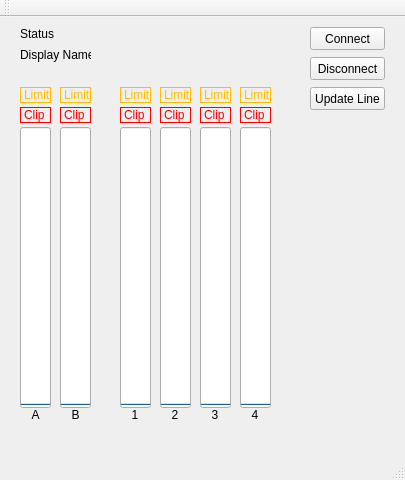
<?xml version="1.0" encoding="UTF-8"?>
<ui version="4.0">
 <class>MainWindow</class>
 <widget class="QMainWindow" name="MainWindow">
  <property name="geometry">
   <rect>
    <x>0</x>
    <y>0</y>
    <width>405</width>
    <height>480</height>
   </rect>
  </property>
  <property name="windowTitle">
   <string>MainWindow</string>
  </property>
  <widget class="QWidget" name="centralWidget">
   <widget class="QLabel" name="label">
    <property name="geometry">
     <rect>
      <x>20</x>
      <y>10</y>
      <width>47</width>
      <height>13</height>
     </rect>
    </property>
    <property name="text">
     <string>Status</string>
    </property>
   </widget>
   <widget class="QLabel" name="deviceStatus">
    <property name="geometry">
     <rect>
      <x>60</x>
      <y>10</y>
      <width>201</width>
      <height>16</height>
     </rect>
    </property>
    <property name="text">
     <string/>
    </property>
   </widget>
   <widget class="QLabel" name="label_2">
    <property name="geometry">
     <rect>
      <x>20</x>
      <y>30</y>
      <width>71</width>
      <height>16</height>
     </rect>
    </property>
    <property name="text">
     <string>Display Name</string>
    </property>
   </widget>
   <widget class="QLabel" name="deviceDisplayName">
    <property name="geometry">
     <rect>
      <x>100</x>
      <y>30</y>
      <width>191</width>
      <height>16</height>
     </rect>
    </property>
    <property name="text">
     <string/>
    </property>
   </widget>
   <widget class="QProgressBar" name="inA">
    <property name="geometry">
     <rect>
      <x>20</x>
      <y>110</y>
      <width>31</width>
      <height>281</height>
     </rect>
    </property>
    <property name="maximum">
     <number>6</number>
    </property>
    <property name="value">
     <number>0</number>
    </property>
    <property name="textVisible">
     <bool>false</bool>
    </property>
    <property name="orientation">
     <enum>Qt::Vertical</enum>
    </property>
    <property name="invertedAppearance">
     <bool>false</bool>
    </property>
    <property name="textDirection">
     <enum>QProgressBar::TopToBottom</enum>
    </property>
   </widget>
   <widget class="QProgressBar" name="inB">
    <property name="geometry">
     <rect>
      <x>60</x>
      <y>110</y>
      <width>31</width>
      <height>281</height>
     </rect>
    </property>
    <property name="maximum">
     <number>6</number>
    </property>
    <property name="value">
     <number>0</number>
    </property>
    <property name="textVisible">
     <bool>false</bool>
    </property>
    <property name="orientation">
     <enum>Qt::Vertical</enum>
    </property>
    <property name="invertedAppearance">
     <bool>false</bool>
    </property>
    <property name="textDirection">
     <enum>QProgressBar::TopToBottom</enum>
    </property>
   </widget>
   <widget class="QProgressBar" name="out1">
    <property name="geometry">
     <rect>
      <x>120</x>
      <y>110</y>
      <width>31</width>
      <height>281</height>
     </rect>
    </property>
    <property name="maximum">
     <number>5</number>
    </property>
    <property name="value">
     <number>0</number>
    </property>
    <property name="textVisible">
     <bool>false</bool>
    </property>
    <property name="orientation">
     <enum>Qt::Vertical</enum>
    </property>
    <property name="invertedAppearance">
     <bool>false</bool>
    </property>
    <property name="textDirection">
     <enum>QProgressBar::TopToBottom</enum>
    </property>
   </widget>
   <widget class="QProgressBar" name="out2">
    <property name="geometry">
     <rect>
      <x>160</x>
      <y>110</y>
      <width>31</width>
      <height>281</height>
     </rect>
    </property>
    <property name="maximum">
     <number>5</number>
    </property>
    <property name="value">
     <number>0</number>
    </property>
    <property name="textVisible">
     <bool>false</bool>
    </property>
    <property name="orientation">
     <enum>Qt::Vertical</enum>
    </property>
    <property name="invertedAppearance">
     <bool>false</bool>
    </property>
    <property name="textDirection">
     <enum>QProgressBar::TopToBottom</enum>
    </property>
   </widget>
   <widget class="QProgressBar" name="out3">
    <property name="geometry">
     <rect>
      <x>200</x>
      <y>110</y>
      <width>31</width>
      <height>281</height>
     </rect>
    </property>
    <property name="maximum">
     <number>5</number>
    </property>
    <property name="value">
     <number>0</number>
    </property>
    <property name="textVisible">
     <bool>false</bool>
    </property>
    <property name="orientation">
     <enum>Qt::Vertical</enum>
    </property>
    <property name="invertedAppearance">
     <bool>false</bool>
    </property>
    <property name="textDirection">
     <enum>QProgressBar::TopToBottom</enum>
    </property>
   </widget>
   <widget class="QProgressBar" name="out4">
    <property name="geometry">
     <rect>
      <x>240</x>
      <y>110</y>
      <width>31</width>
      <height>281</height>
     </rect>
    </property>
    <property name="maximum">
     <number>5</number>
    </property>
    <property name="value">
     <number>0</number>
    </property>
    <property name="textVisible">
     <bool>false</bool>
    </property>
    <property name="orientation">
     <enum>Qt::Vertical</enum>
    </property>
    <property name="invertedAppearance">
     <bool>false</bool>
    </property>
    <property name="textDirection">
     <enum>QProgressBar::TopToBottom</enum>
    </property>
   </widget>
   <widget class="QLabel" name="lblA">
    <property name="geometry">
     <rect>
      <x>20</x>
      <y>390</y>
      <width>31</width>
      <height>16</height>
     </rect>
    </property>
    <property name="text">
     <string>A</string>
    </property>
    <property name="alignment">
     <set>Qt::AlignCenter</set>
    </property>
    <property name="textInteractionFlags">
     <set>Qt::NoTextInteraction</set>
    </property>
   </widget>
   <widget class="QLabel" name="lblB">
    <property name="geometry">
     <rect>
      <x>60</x>
      <y>390</y>
      <width>31</width>
      <height>16</height>
     </rect>
    </property>
    <property name="text">
     <string>B</string>
    </property>
    <property name="alignment">
     <set>Qt::AlignCenter</set>
    </property>
    <property name="textInteractionFlags">
     <set>Qt::NoTextInteraction</set>
    </property>
   </widget>
   <widget class="QLabel" name="lbl1">
    <property name="geometry">
     <rect>
      <x>120</x>
      <y>390</y>
      <width>30</width>
      <height>16</height>
     </rect>
    </property>
    <property name="text">
     <string>1</string>
    </property>
    <property name="alignment">
     <set>Qt::AlignCenter</set>
    </property>
    <property name="textInteractionFlags">
     <set>Qt::NoTextInteraction</set>
    </property>
   </widget>
   <widget class="QLabel" name="lbl2">
    <property name="geometry">
     <rect>
      <x>160</x>
      <y>390</y>
      <width>30</width>
      <height>16</height>
     </rect>
    </property>
    <property name="text">
     <string>2</string>
    </property>
    <property name="alignment">
     <set>Qt::AlignCenter</set>
    </property>
    <property name="textInteractionFlags">
     <set>Qt::NoTextInteraction</set>
    </property>
   </widget>
   <widget class="QLabel" name="lbl3">
    <property name="geometry">
     <rect>
      <x>200</x>
      <y>390</y>
      <width>30</width>
      <height>16</height>
     </rect>
    </property>
    <property name="text">
     <string>3</string>
    </property>
    <property name="alignment">
     <set>Qt::AlignCenter</set>
    </property>
    <property name="textInteractionFlags">
     <set>Qt::NoTextInteraction</set>
    </property>
   </widget>
   <widget class="QLabel" name="lbl4">
    <property name="geometry">
     <rect>
      <x>240</x>
      <y>390</y>
      <width>30</width>
      <height>16</height>
     </rect>
    </property>
    <property name="text">
     <string>4</string>
    </property>
    <property name="alignment">
     <set>Qt::AlignCenter</set>
    </property>
    <property name="textInteractionFlags">
     <set>Qt::NoTextInteraction</set>
    </property>
   </widget>
   <widget class="QPushButton" name="btnConnect">
    <property name="geometry">
     <rect>
      <x>310</x>
      <y>10</y>
      <width>75</width>
      <height>23</height>
     </rect>
    </property>
    <property name="text">
     <string>Connect</string>
    </property>
   </widget>
   <widget class="QPushButton" name="btnDisconnect">
    <property name="geometry">
     <rect>
      <x>310</x>
      <y>40</y>
      <width>75</width>
      <height>23</height>
     </rect>
    </property>
    <property name="text">
     <string>Disconnect</string>
    </property>
   </widget>
   <widget class="QPushButton" name="btnLineUpdate">
    <property name="geometry">
     <rect>
      <x>310</x>
      <y>70</y>
      <width>75</width>
      <height>23</height>
     </rect>
    </property>
    <property name="text">
     <string>Update Line</string>
    </property>
   </widget>
   <widget class="QLabel" name="limitA">
    <property name="enabled">
     <bool>true</bool>
    </property>
    <property name="geometry">
     <rect>
      <x>20</x>
      <y>70</y>
      <width>31</width>
      <height>16</height>
     </rect>
    </property>
    <property name="autoFillBackground">
     <bool>false</bool>
    </property>
    <property name="styleSheet">
     <string notr="true">color: rgb(255, 191, 0);</string>
    </property>
    <property name="frameShape">
     <enum>QFrame::Box</enum>
    </property>
    <property name="text">
     <string>Limit</string>
    </property>
    <property name="textInteractionFlags">
     <set>Qt::NoTextInteraction</set>
    </property>
   </widget>
   <widget class="QLabel" name="clipA">
    <property name="enabled">
     <bool>true</bool>
    </property>
    <property name="geometry">
     <rect>
      <x>20</x>
      <y>90</y>
      <width>31</width>
      <height>16</height>
     </rect>
    </property>
    <property name="autoFillBackground">
     <bool>false</bool>
    </property>
    <property name="styleSheet">
     <string notr="true">color: #ff0000;</string>
    </property>
    <property name="frameShape">
     <enum>QFrame::Box</enum>
    </property>
    <property name="text">
     <string>Clip</string>
    </property>
    <property name="textInteractionFlags">
     <set>Qt::NoTextInteraction</set>
    </property>
   </widget>
   <widget class="QLabel" name="limitB">
    <property name="enabled">
     <bool>true</bool>
    </property>
    <property name="geometry">
     <rect>
      <x>60</x>
      <y>70</y>
      <width>31</width>
      <height>16</height>
     </rect>
    </property>
    <property name="autoFillBackground">
     <bool>false</bool>
    </property>
    <property name="styleSheet">
     <string notr="true">color: rgb(255, 191, 0);</string>
    </property>
    <property name="frameShape">
     <enum>QFrame::Box</enum>
    </property>
    <property name="text">
     <string>Limit</string>
    </property>
    <property name="textInteractionFlags">
     <set>Qt::NoTextInteraction</set>
    </property>
   </widget>
   <widget class="QLabel" name="clipB">
    <property name="enabled">
     <bool>true</bool>
    </property>
    <property name="geometry">
     <rect>
      <x>60</x>
      <y>90</y>
      <width>31</width>
      <height>16</height>
     </rect>
    </property>
    <property name="autoFillBackground">
     <bool>false</bool>
    </property>
    <property name="styleSheet">
     <string notr="true">color: #ff0000;</string>
    </property>
    <property name="frameShape">
     <enum>QFrame::Box</enum>
    </property>
    <property name="text">
     <string>Clip</string>
    </property>
    <property name="textInteractionFlags">
     <set>Qt::NoTextInteraction</set>
    </property>
   </widget>
   <widget class="QLabel" name="clip2">
    <property name="enabled">
     <bool>true</bool>
    </property>
    <property name="geometry">
     <rect>
      <x>160</x>
      <y>90</y>
      <width>31</width>
      <height>16</height>
     </rect>
    </property>
    <property name="autoFillBackground">
     <bool>false</bool>
    </property>
    <property name="styleSheet">
     <string notr="true">color: #ff0000;</string>
    </property>
    <property name="frameShape">
     <enum>QFrame::Box</enum>
    </property>
    <property name="text">
     <string>Clip</string>
    </property>
    <property name="textInteractionFlags">
     <set>Qt::NoTextInteraction</set>
    </property>
   </widget>
   <widget class="QLabel" name="limit1">
    <property name="enabled">
     <bool>true</bool>
    </property>
    <property name="geometry">
     <rect>
      <x>120</x>
      <y>70</y>
      <width>31</width>
      <height>16</height>
     </rect>
    </property>
    <property name="autoFillBackground">
     <bool>false</bool>
    </property>
    <property name="styleSheet">
     <string notr="true">color: rgb(255, 191, 0);</string>
    </property>
    <property name="frameShape">
     <enum>QFrame::Box</enum>
    </property>
    <property name="text">
     <string>Limit</string>
    </property>
    <property name="textInteractionFlags">
     <set>Qt::NoTextInteraction</set>
    </property>
   </widget>
   <widget class="QLabel" name="limit2">
    <property name="enabled">
     <bool>true</bool>
    </property>
    <property name="geometry">
     <rect>
      <x>160</x>
      <y>70</y>
      <width>31</width>
      <height>16</height>
     </rect>
    </property>
    <property name="autoFillBackground">
     <bool>false</bool>
    </property>
    <property name="styleSheet">
     <string notr="true">color: rgb(255, 191, 0);</string>
    </property>
    <property name="frameShape">
     <enum>QFrame::Box</enum>
    </property>
    <property name="text">
     <string>Limit</string>
    </property>
    <property name="textInteractionFlags">
     <set>Qt::NoTextInteraction</set>
    </property>
   </widget>
   <widget class="QLabel" name="clip1">
    <property name="enabled">
     <bool>true</bool>
    </property>
    <property name="geometry">
     <rect>
      <x>120</x>
      <y>90</y>
      <width>31</width>
      <height>16</height>
     </rect>
    </property>
    <property name="autoFillBackground">
     <bool>false</bool>
    </property>
    <property name="styleSheet">
     <string notr="true">color: #ff0000;</string>
    </property>
    <property name="frameShape">
     <enum>QFrame::Box</enum>
    </property>
    <property name="text">
     <string>Clip</string>
    </property>
    <property name="textInteractionFlags">
     <set>Qt::NoTextInteraction</set>
    </property>
   </widget>
   <widget class="QLabel" name="clip3">
    <property name="enabled">
     <bool>true</bool>
    </property>
    <property name="geometry">
     <rect>
      <x>200</x>
      <y>90</y>
      <width>31</width>
      <height>16</height>
     </rect>
    </property>
    <property name="autoFillBackground">
     <bool>false</bool>
    </property>
    <property name="styleSheet">
     <string notr="true">color: #ff0000;</string>
    </property>
    <property name="frameShape">
     <enum>QFrame::Box</enum>
    </property>
    <property name="text">
     <string>Clip</string>
    </property>
    <property name="textInteractionFlags">
     <set>Qt::NoTextInteraction</set>
    </property>
   </widget>
   <widget class="QLabel" name="clip4">
    <property name="enabled">
     <bool>true</bool>
    </property>
    <property name="geometry">
     <rect>
      <x>240</x>
      <y>90</y>
      <width>31</width>
      <height>16</height>
     </rect>
    </property>
    <property name="autoFillBackground">
     <bool>false</bool>
    </property>
    <property name="styleSheet">
     <string notr="true">color: #ff0000;</string>
    </property>
    <property name="frameShape">
     <enum>QFrame::Box</enum>
    </property>
    <property name="text">
     <string>Clip</string>
    </property>
    <property name="textInteractionFlags">
     <set>Qt::NoTextInteraction</set>
    </property>
   </widget>
   <widget class="QLabel" name="limit4">
    <property name="enabled">
     <bool>true</bool>
    </property>
    <property name="geometry">
     <rect>
      <x>240</x>
      <y>70</y>
      <width>31</width>
      <height>16</height>
     </rect>
    </property>
    <property name="autoFillBackground">
     <bool>false</bool>
    </property>
    <property name="styleSheet">
     <string notr="true">color: rgb(255, 191, 0);</string>
    </property>
    <property name="frameShape">
     <enum>QFrame::Box</enum>
    </property>
    <property name="text">
     <string>Limit</string>
    </property>
    <property name="textInteractionFlags">
     <set>Qt::NoTextInteraction</set>
    </property>
   </widget>
   <widget class="QLabel" name="limit3">
    <property name="enabled">
     <bool>true</bool>
    </property>
    <property name="geometry">
     <rect>
      <x>200</x>
      <y>70</y>
      <width>31</width>
      <height>16</height>
     </rect>
    </property>
    <property name="autoFillBackground">
     <bool>false</bool>
    </property>
    <property name="styleSheet">
     <string notr="true">color: rgb(255, 191, 0);</string>
    </property>
    <property name="frameShape">
     <enum>QFrame::Box</enum>
    </property>
    <property name="text">
     <string>Limit</string>
    </property>
    <property name="textInteractionFlags">
     <set>Qt::NoTextInteraction</set>
    </property>
   </widget>
  </widget>
  <widget class="QMenuBar" name="menuBar">
   <property name="geometry">
    <rect>
     <x>0</x>
     <y>0</y>
     <width>405</width>
     <height>21</height>
    </rect>
   </property>
  </widget>
  <widget class="QToolBar" name="mainToolBar">
   <attribute name="toolBarArea">
    <enum>TopToolBarArea</enum>
   </attribute>
   <attribute name="toolBarBreak">
    <bool>false</bool>
   </attribute>
  </widget>
  <widget class="QStatusBar" name="statusBar"/>
 </widget>
 <layoutdefault spacing="6" margin="11"/>
 <resources/>
 <connections/>
</ui>
